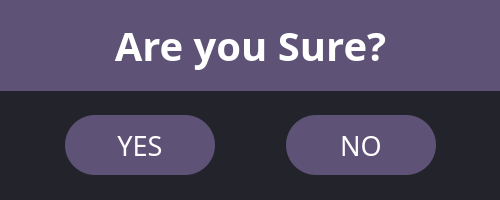
<?xml version="1.0" encoding="UTF-8"?>
<ui version="4.0">
 <class>VerifyNotification</class>
 <widget class="QDialog" name="VerifyNotification">
  <property name="geometry">
   <rect>
    <x>0</x>
    <y>0</y>
    <width>500</width>
    <height>200</height>
   </rect>
  </property>
  <property name="maximumSize">
   <size>
    <width>500</width>
    <height>200</height>
   </size>
  </property>
  <property name="windowTitle">
   <string>Dialog</string>
  </property>
  <property name="styleSheet">
   <string notr="true">background-color: rgb(35, 35, 43);</string>
  </property>
  <widget class="QWidget" name="horizontalLayoutWidget">
   <property name="geometry">
    <rect>
     <x>0</x>
     <y>90</y>
     <width>501</width>
     <height>111</height>
    </rect>
   </property>
   <layout class="QHBoxLayout" name="horizontalLayout">
    <item>
     <spacer name="LEFTSPACER">
      <property name="orientation">
       <enum>Qt::Horizontal</enum>
      </property>
      <property name="sizeHint" stdset="0">
       <size>
        <width>40</width>
        <height>20</height>
       </size>
      </property>
     </spacer>
    </item>
    <item>
     <widget class="QPushButton" name="YESverify">
      <property name="minimumSize">
       <size>
        <width>150</width>
        <height>60</height>
       </size>
      </property>
      <property name="palette">
       <palette>
        <active>
         <colorrole role="WindowText">
          <brush brushstyle="SolidPattern">
           <color alpha="255">
            <red>49</red>
            <green>49</green>
            <blue>49</blue>
           </color>
          </brush>
         </colorrole>
         <colorrole role="Button">
          <brush brushstyle="SolidPattern">
           <color alpha="255">
            <red>94</red>
            <green>82</green>
            <blue>118</blue>
           </color>
          </brush>
         </colorrole>
         <colorrole role="Text">
          <brush brushstyle="SolidPattern">
           <color alpha="255">
            <red>49</red>
            <green>49</green>
            <blue>49</blue>
           </color>
          </brush>
         </colorrole>
         <colorrole role="BrightText">
          <brush brushstyle="SolidPattern">
           <color alpha="255">
            <red>85</red>
            <green>85</green>
            <blue>127</blue>
           </color>
          </brush>
         </colorrole>
         <colorrole role="ButtonText">
          <brush brushstyle="SolidPattern">
           <color alpha="255">
            <red>49</red>
            <green>49</green>
            <blue>49</blue>
           </color>
          </brush>
         </colorrole>
         <colorrole role="Base">
          <brush brushstyle="SolidPattern">
           <color alpha="255">
            <red>94</red>
            <green>82</green>
            <blue>118</blue>
           </color>
          </brush>
         </colorrole>
         <colorrole role="Window">
          <brush brushstyle="SolidPattern">
           <color alpha="255">
            <red>94</red>
            <green>82</green>
            <blue>118</blue>
           </color>
          </brush>
         </colorrole>
         <colorrole role="PlaceholderText">
          <brush brushstyle="SolidPattern">
           <color alpha="128">
            <red>255</red>
            <green>255</green>
            <blue>255</blue>
           </color>
          </brush>
         </colorrole>
         <colorrole role="Accent">
          <brush brushstyle="SolidPattern">
           <color alpha="255">
            <red>85</red>
            <green>85</green>
            <blue>127</blue>
           </color>
          </brush>
         </colorrole>
        </active>
        <inactive>
         <colorrole role="WindowText">
          <brush brushstyle="SolidPattern">
           <color alpha="255">
            <red>49</red>
            <green>49</green>
            <blue>49</blue>
           </color>
          </brush>
         </colorrole>
         <colorrole role="Button">
          <brush brushstyle="SolidPattern">
           <color alpha="255">
            <red>94</red>
            <green>82</green>
            <blue>118</blue>
           </color>
          </brush>
         </colorrole>
         <colorrole role="Text">
          <brush brushstyle="SolidPattern">
           <color alpha="255">
            <red>49</red>
            <green>49</green>
            <blue>49</blue>
           </color>
          </brush>
         </colorrole>
         <colorrole role="BrightText">
          <brush brushstyle="SolidPattern">
           <color alpha="255">
            <red>85</red>
            <green>85</green>
            <blue>127</blue>
           </color>
          </brush>
         </colorrole>
         <colorrole role="ButtonText">
          <brush brushstyle="SolidPattern">
           <color alpha="255">
            <red>49</red>
            <green>49</green>
            <blue>49</blue>
           </color>
          </brush>
         </colorrole>
         <colorrole role="Base">
          <brush brushstyle="SolidPattern">
           <color alpha="255">
            <red>94</red>
            <green>82</green>
            <blue>118</blue>
           </color>
          </brush>
         </colorrole>
         <colorrole role="Window">
          <brush brushstyle="SolidPattern">
           <color alpha="255">
            <red>94</red>
            <green>82</green>
            <blue>118</blue>
           </color>
          </brush>
         </colorrole>
         <colorrole role="PlaceholderText">
          <brush brushstyle="SolidPattern">
           <color alpha="128">
            <red>255</red>
            <green>255</green>
            <blue>255</blue>
           </color>
          </brush>
         </colorrole>
         <colorrole role="Accent">
          <brush brushstyle="SolidPattern">
           <color alpha="255">
            <red>85</red>
            <green>85</green>
            <blue>127</blue>
           </color>
          </brush>
         </colorrole>
        </inactive>
        <disabled>
         <colorrole role="WindowText">
          <brush brushstyle="SolidPattern">
           <color alpha="255">
            <red>255</red>
            <green>255</green>
            <blue>255</blue>
           </color>
          </brush>
         </colorrole>
         <colorrole role="Button">
          <brush brushstyle="SolidPattern">
           <color alpha="255">
            <red>94</red>
            <green>82</green>
            <blue>118</blue>
           </color>
          </brush>
         </colorrole>
         <colorrole role="Text">
          <brush brushstyle="SolidPattern">
           <color alpha="255">
            <red>255</red>
            <green>255</green>
            <blue>255</blue>
           </color>
          </brush>
         </colorrole>
         <colorrole role="BrightText">
          <brush brushstyle="SolidPattern">
           <color alpha="255">
            <red>85</red>
            <green>85</green>
            <blue>127</blue>
           </color>
          </brush>
         </colorrole>
         <colorrole role="ButtonText">
          <brush brushstyle="SolidPattern">
           <color alpha="255">
            <red>255</red>
            <green>255</green>
            <blue>255</blue>
           </color>
          </brush>
         </colorrole>
         <colorrole role="Base">
          <brush brushstyle="SolidPattern">
           <color alpha="255">
            <red>94</red>
            <green>82</green>
            <blue>118</blue>
           </color>
          </brush>
         </colorrole>
         <colorrole role="Window">
          <brush brushstyle="SolidPattern">
           <color alpha="255">
            <red>94</red>
            <green>82</green>
            <blue>118</blue>
           </color>
          </brush>
         </colorrole>
         <colorrole role="PlaceholderText">
          <brush brushstyle="SolidPattern">
           <color alpha="128">
            <red>255</red>
            <green>255</green>
            <blue>255</blue>
           </color>
          </brush>
         </colorrole>
         <colorrole role="Accent">
          <brush brushstyle="SolidPattern">
           <color alpha="255">
            <red>85</red>
            <green>85</green>
            <blue>127</blue>
           </color>
          </brush>
         </colorrole>
        </disabled>
       </palette>
      </property>
      <property name="font">
       <font>
        <family>Oswald</family>
        <pointsize>20</pointsize>
       </font>
      </property>
      <property name="cursor">
       <cursorShape>PointingHandCursor</cursorShape>
      </property>
      <property name="styleSheet">
       <string notr="true">QPushButton {
	border: none;
	color: white;
	background-color: rgb(94, 82, 118);
	border-radius: 30px;
}

QPushButton:Hover {
	background-color: rgb(183, 164, 222);
}</string>
      </property>
      <property name="text">
       <string>YES</string>
      </property>
     </widget>
    </item>
    <item>
     <spacer name="MIDSPACER">
      <property name="orientation">
       <enum>Qt::Horizontal</enum>
      </property>
      <property name="sizeHint" stdset="0">
       <size>
        <width>40</width>
        <height>20</height>
       </size>
      </property>
     </spacer>
    </item>
    <item>
     <widget class="QPushButton" name="NOverify">
      <property name="minimumSize">
       <size>
        <width>150</width>
        <height>60</height>
       </size>
      </property>
      <property name="palette">
       <palette>
        <active>
         <colorrole role="WindowText">
          <brush brushstyle="SolidPattern">
           <color alpha="255">
            <red>49</red>
            <green>49</green>
            <blue>49</blue>
           </color>
          </brush>
         </colorrole>
         <colorrole role="Button">
          <brush brushstyle="SolidPattern">
           <color alpha="255">
            <red>94</red>
            <green>82</green>
            <blue>118</blue>
           </color>
          </brush>
         </colorrole>
         <colorrole role="Text">
          <brush brushstyle="SolidPattern">
           <color alpha="255">
            <red>49</red>
            <green>49</green>
            <blue>49</blue>
           </color>
          </brush>
         </colorrole>
         <colorrole role="BrightText">
          <brush brushstyle="SolidPattern">
           <color alpha="255">
            <red>85</red>
            <green>85</green>
            <blue>127</blue>
           </color>
          </brush>
         </colorrole>
         <colorrole role="ButtonText">
          <brush brushstyle="SolidPattern">
           <color alpha="255">
            <red>49</red>
            <green>49</green>
            <blue>49</blue>
           </color>
          </brush>
         </colorrole>
         <colorrole role="Base">
          <brush brushstyle="SolidPattern">
           <color alpha="255">
            <red>94</red>
            <green>82</green>
            <blue>118</blue>
           </color>
          </brush>
         </colorrole>
         <colorrole role="Window">
          <brush brushstyle="SolidPattern">
           <color alpha="255">
            <red>94</red>
            <green>82</green>
            <blue>118</blue>
           </color>
          </brush>
         </colorrole>
         <colorrole role="PlaceholderText">
          <brush brushstyle="SolidPattern">
           <color alpha="128">
            <red>255</red>
            <green>255</green>
            <blue>255</blue>
           </color>
          </brush>
         </colorrole>
         <colorrole role="Accent">
          <brush brushstyle="SolidPattern">
           <color alpha="255">
            <red>85</red>
            <green>85</green>
            <blue>127</blue>
           </color>
          </brush>
         </colorrole>
        </active>
        <inactive>
         <colorrole role="WindowText">
          <brush brushstyle="SolidPattern">
           <color alpha="255">
            <red>49</red>
            <green>49</green>
            <blue>49</blue>
           </color>
          </brush>
         </colorrole>
         <colorrole role="Button">
          <brush brushstyle="SolidPattern">
           <color alpha="255">
            <red>94</red>
            <green>82</green>
            <blue>118</blue>
           </color>
          </brush>
         </colorrole>
         <colorrole role="Text">
          <brush brushstyle="SolidPattern">
           <color alpha="255">
            <red>49</red>
            <green>49</green>
            <blue>49</blue>
           </color>
          </brush>
         </colorrole>
         <colorrole role="BrightText">
          <brush brushstyle="SolidPattern">
           <color alpha="255">
            <red>85</red>
            <green>85</green>
            <blue>127</blue>
           </color>
          </brush>
         </colorrole>
         <colorrole role="ButtonText">
          <brush brushstyle="SolidPattern">
           <color alpha="255">
            <red>49</red>
            <green>49</green>
            <blue>49</blue>
           </color>
          </brush>
         </colorrole>
         <colorrole role="Base">
          <brush brushstyle="SolidPattern">
           <color alpha="255">
            <red>94</red>
            <green>82</green>
            <blue>118</blue>
           </color>
          </brush>
         </colorrole>
         <colorrole role="Window">
          <brush brushstyle="SolidPattern">
           <color alpha="255">
            <red>94</red>
            <green>82</green>
            <blue>118</blue>
           </color>
          </brush>
         </colorrole>
         <colorrole role="PlaceholderText">
          <brush brushstyle="SolidPattern">
           <color alpha="128">
            <red>255</red>
            <green>255</green>
            <blue>255</blue>
           </color>
          </brush>
         </colorrole>
         <colorrole role="Accent">
          <brush brushstyle="SolidPattern">
           <color alpha="255">
            <red>85</red>
            <green>85</green>
            <blue>127</blue>
           </color>
          </brush>
         </colorrole>
        </inactive>
        <disabled>
         <colorrole role="WindowText">
          <brush brushstyle="SolidPattern">
           <color alpha="255">
            <red>255</red>
            <green>255</green>
            <blue>255</blue>
           </color>
          </brush>
         </colorrole>
         <colorrole role="Button">
          <brush brushstyle="SolidPattern">
           <color alpha="255">
            <red>94</red>
            <green>82</green>
            <blue>118</blue>
           </color>
          </brush>
         </colorrole>
         <colorrole role="Text">
          <brush brushstyle="SolidPattern">
           <color alpha="255">
            <red>255</red>
            <green>255</green>
            <blue>255</blue>
           </color>
          </brush>
         </colorrole>
         <colorrole role="BrightText">
          <brush brushstyle="SolidPattern">
           <color alpha="255">
            <red>85</red>
            <green>85</green>
            <blue>127</blue>
           </color>
          </brush>
         </colorrole>
         <colorrole role="ButtonText">
          <brush brushstyle="SolidPattern">
           <color alpha="255">
            <red>255</red>
            <green>255</green>
            <blue>255</blue>
           </color>
          </brush>
         </colorrole>
         <colorrole role="Base">
          <brush brushstyle="SolidPattern">
           <color alpha="255">
            <red>94</red>
            <green>82</green>
            <blue>118</blue>
           </color>
          </brush>
         </colorrole>
         <colorrole role="Window">
          <brush brushstyle="SolidPattern">
           <color alpha="255">
            <red>94</red>
            <green>82</green>
            <blue>118</blue>
           </color>
          </brush>
         </colorrole>
         <colorrole role="PlaceholderText">
          <brush brushstyle="SolidPattern">
           <color alpha="128">
            <red>255</red>
            <green>255</green>
            <blue>255</blue>
           </color>
          </brush>
         </colorrole>
         <colorrole role="Accent">
          <brush brushstyle="SolidPattern">
           <color alpha="255">
            <red>85</red>
            <green>85</green>
            <blue>127</blue>
           </color>
          </brush>
         </colorrole>
        </disabled>
       </palette>
      </property>
      <property name="font">
       <font>
        <family>Oswald</family>
        <pointsize>20</pointsize>
       </font>
      </property>
      <property name="cursor">
       <cursorShape>PointingHandCursor</cursorShape>
      </property>
      <property name="styleSheet">
       <string notr="true">QPushButton {
	border: none;
	color: white;
	background-color: rgb(94, 82, 118);
	border-radius: 30px;
}

QPushButton:Hover {
	background-color: rgb(183, 164, 222);
}</string>
      </property>
      <property name="text">
       <string>NO</string>
      </property>
     </widget>
    </item>
    <item>
     <spacer name="RIGHTSPACCER">
      <property name="orientation">
       <enum>Qt::Horizontal</enum>
      </property>
      <property name="sizeHint" stdset="0">
       <size>
        <width>40</width>
        <height>20</height>
       </size>
      </property>
     </spacer>
    </item>
   </layout>
  </widget>
  <widget class="QLabel" name="Verify">
   <property name="geometry">
    <rect>
     <x>0</x>
     <y>0</y>
     <width>501</width>
     <height>91</height>
    </rect>
   </property>
   <property name="palette">
    <palette>
     <active>
      <colorrole role="WindowText">
       <brush brushstyle="SolidPattern">
        <color alpha="255">
         <red>49</red>
         <green>49</green>
         <blue>49</blue>
        </color>
       </brush>
      </colorrole>
      <colorrole role="Button">
       <brush brushstyle="SolidPattern">
        <color alpha="255">
         <red>94</red>
         <green>82</green>
         <blue>118</blue>
        </color>
       </brush>
      </colorrole>
      <colorrole role="Text">
       <brush brushstyle="SolidPattern">
        <color alpha="255">
         <red>49</red>
         <green>49</green>
         <blue>49</blue>
        </color>
       </brush>
      </colorrole>
      <colorrole role="BrightText">
       <brush brushstyle="SolidPattern">
        <color alpha="255">
         <red>85</red>
         <green>85</green>
         <blue>127</blue>
        </color>
       </brush>
      </colorrole>
      <colorrole role="ButtonText">
       <brush brushstyle="SolidPattern">
        <color alpha="255">
         <red>49</red>
         <green>49</green>
         <blue>49</blue>
        </color>
       </brush>
      </colorrole>
      <colorrole role="Base">
       <brush brushstyle="SolidPattern">
        <color alpha="255">
         <red>94</red>
         <green>82</green>
         <blue>118</blue>
        </color>
       </brush>
      </colorrole>
      <colorrole role="Window">
       <brush brushstyle="SolidPattern">
        <color alpha="255">
         <red>94</red>
         <green>82</green>
         <blue>118</blue>
        </color>
       </brush>
      </colorrole>
      <colorrole role="PlaceholderText">
       <brush brushstyle="SolidPattern">
        <color alpha="128">
         <red>255</red>
         <green>255</green>
         <blue>255</blue>
        </color>
       </brush>
      </colorrole>
      <colorrole role="Accent">
       <brush brushstyle="SolidPattern">
        <color alpha="255">
         <red>85</red>
         <green>85</green>
         <blue>127</blue>
        </color>
       </brush>
      </colorrole>
     </active>
     <inactive>
      <colorrole role="WindowText">
       <brush brushstyle="SolidPattern">
        <color alpha="255">
         <red>49</red>
         <green>49</green>
         <blue>49</blue>
        </color>
       </brush>
      </colorrole>
      <colorrole role="Button">
       <brush brushstyle="SolidPattern">
        <color alpha="255">
         <red>94</red>
         <green>82</green>
         <blue>118</blue>
        </color>
       </brush>
      </colorrole>
      <colorrole role="Text">
       <brush brushstyle="SolidPattern">
        <color alpha="255">
         <red>49</red>
         <green>49</green>
         <blue>49</blue>
        </color>
       </brush>
      </colorrole>
      <colorrole role="BrightText">
       <brush brushstyle="SolidPattern">
        <color alpha="255">
         <red>85</red>
         <green>85</green>
         <blue>127</blue>
        </color>
       </brush>
      </colorrole>
      <colorrole role="ButtonText">
       <brush brushstyle="SolidPattern">
        <color alpha="255">
         <red>49</red>
         <green>49</green>
         <blue>49</blue>
        </color>
       </brush>
      </colorrole>
      <colorrole role="Base">
       <brush brushstyle="SolidPattern">
        <color alpha="255">
         <red>94</red>
         <green>82</green>
         <blue>118</blue>
        </color>
       </brush>
      </colorrole>
      <colorrole role="Window">
       <brush brushstyle="SolidPattern">
        <color alpha="255">
         <red>94</red>
         <green>82</green>
         <blue>118</blue>
        </color>
       </brush>
      </colorrole>
      <colorrole role="PlaceholderText">
       <brush brushstyle="SolidPattern">
        <color alpha="128">
         <red>255</red>
         <green>255</green>
         <blue>255</blue>
        </color>
       </brush>
      </colorrole>
      <colorrole role="Accent">
       <brush brushstyle="SolidPattern">
        <color alpha="255">
         <red>85</red>
         <green>85</green>
         <blue>127</blue>
        </color>
       </brush>
      </colorrole>
     </inactive>
     <disabled>
      <colorrole role="WindowText">
       <brush brushstyle="SolidPattern">
        <color alpha="255">
         <red>255</red>
         <green>255</green>
         <blue>255</blue>
        </color>
       </brush>
      </colorrole>
      <colorrole role="Button">
       <brush brushstyle="SolidPattern">
        <color alpha="255">
         <red>94</red>
         <green>82</green>
         <blue>118</blue>
        </color>
       </brush>
      </colorrole>
      <colorrole role="Text">
       <brush brushstyle="SolidPattern">
        <color alpha="255">
         <red>255</red>
         <green>255</green>
         <blue>255</blue>
        </color>
       </brush>
      </colorrole>
      <colorrole role="BrightText">
       <brush brushstyle="SolidPattern">
        <color alpha="255">
         <red>85</red>
         <green>85</green>
         <blue>127</blue>
        </color>
       </brush>
      </colorrole>
      <colorrole role="ButtonText">
       <brush brushstyle="SolidPattern">
        <color alpha="255">
         <red>255</red>
         <green>255</green>
         <blue>255</blue>
        </color>
       </brush>
      </colorrole>
      <colorrole role="Base">
       <brush brushstyle="SolidPattern">
        <color alpha="255">
         <red>94</red>
         <green>82</green>
         <blue>118</blue>
        </color>
       </brush>
      </colorrole>
      <colorrole role="Window">
       <brush brushstyle="SolidPattern">
        <color alpha="255">
         <red>94</red>
         <green>82</green>
         <blue>118</blue>
        </color>
       </brush>
      </colorrole>
      <colorrole role="PlaceholderText">
       <brush brushstyle="SolidPattern">
        <color alpha="128">
         <red>255</red>
         <green>255</green>
         <blue>255</blue>
        </color>
       </brush>
      </colorrole>
      <colorrole role="Accent">
       <brush brushstyle="SolidPattern">
        <color alpha="255">
         <red>85</red>
         <green>85</green>
         <blue>127</blue>
        </color>
       </brush>
      </colorrole>
     </disabled>
    </palette>
   </property>
   <property name="font">
    <font>
     <family>Oswald</family>
     <pointsize>30</pointsize>
     <bold>true</bold>
    </font>
   </property>
   <property name="styleSheet">
    <string notr="true">QLabel {
	border: none;
	color: white;
	background-color: rgb(94, 82, 118);
}</string>
   </property>
   <property name="frameShape">
    <enum>QFrame::Panel</enum>
   </property>
   <property name="frameShadow">
    <enum>QFrame::Sunken</enum>
   </property>
   <property name="text">
    <string>Are you Sure?</string>
   </property>
   <property name="alignment">
    <set>Qt::AlignCenter</set>
   </property>
  </widget>
 </widget>
 <resources/>
 <connections/>
</ui>
